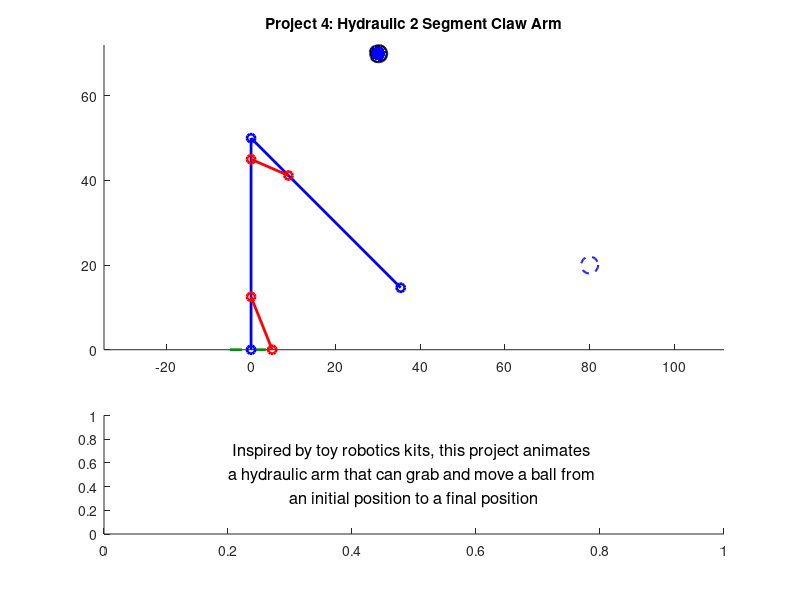

The MATLAB script that drew this image:
function [] = mechanism_Beard_Hall(initX, initY, finalX, finalY, speed)
%% Function Description
%{
This function mechanism_Beard_Hall takes inputs 
______ and animates a
hydraulic robotic claw arm that can move an object.


initX, initY: the initial x and y positions for the object to be moved
finalX, finalY: the position the object should be moved to.
speed: the animation speed, piston length change per second
%}


close all %closes any windows that are open still

%mechanism_Beard_Hall(beta1, beta2, beta3, beta4, speed, L, R0)

% TODO remove before submission but these are placeholders so we can easily
% test
if nargin < 4
        initX = 80;
        initY = 20;
        finalX = 30;
        finalY = 70;
        speed = 3;
    end

%TODO 
%{ 
TODO: add a paragraph explaining how to use the program, a 2 explaining 
how to use the program, along with any relevant background, such as how you
decided on any constant parameters (e.g. "we measured the link lengths from
this bench press on campus; see attached photo"). You may want some parameters
(e.g. some link lengths) to be input by the user, but you could provide default 
values. You get to decide.

Grades based off of:
- originality
- technical difficulty
- execution
- clarity of animation and how to use it
- good documentation

=======

%}

%=============================================================================
%% inputs and constraints

    % initX and initY, coordinates for the object to be moved from

    % finalX and finalY, coordinates for the object to be moved to

    % All coordinate inputs must fall within a semicircle with a radius of the arm's
    % maximum length, ie sum of hardcoded lengths for link 1 and link 2, and
    % both y coordinate inputs must be positive (might be a good idea to
    % have an offset equal to half the height of the movable object for
    % simple math)

%% plot elements:

    %{
    variable legend: 
    
    Given inputs: 
    initX, initY:   the initial x and y positions for the object to be moved
    finalX, finalY: the position the object should be moved to.
    speed:          the animation speed, rads/s of ___(whatever we consider the base link)____
    
        

    Defined within function:

    SCALAR  link1:  fixed length of link 1
    SCALAR  link2:  fixed length of link 2
    
    SCALAR  x0, y0: (fixed origin of link 1)
    

    ARRAY: x1, y1 (end of link 1, changing) 

    %}

% ground, both for the mechanism and maybe the lower limit of where the
% object can be moved to

% link 1, attached to ground

% link 2, attached to end of link 1, other end will be the bucket/claw/etc

% crank 1, input for link 1 angular position, slides along link 1 and is
% fixed to ground

% crank 2, input for link 2 angular position, slides along link 2 and is
% fixed to link 1

% movable object

% grabbing mechanism

% maybe some visual indicators of the initial and final positions (we could have pale dotted objects represent these positions and have the object itself in a brighter solid line colour)

%initialize fixed parameters
link1Lgth = 50;
pst1Link1 = link1Lgth*0.25; %point where piston 1 attaches to link 1 mesaured from ground
pst1Grnd = link1Lgth*0.1; %point where piston 1 attaches to ground measured as distance from arm base/origin
link2Lgth = 50;
pst2Link2 = link2Lgth*0.25; %point where piston 2 attaches to link 2 measured along link 2 from elbow
pst2Link1 = link1Lgth*0.1; %point where piston 2 attaches to link 1 measured along link 1 from elbow


%% PST2LINK1 WILL NEED TO BE SUBTRACTED FROM LINK 1 TO GET RIGHT LENGTH FOR THE PLOT

maxReach = link1Lgth + link2Lgth; %This length, as a diagonal, will be used to establish a square of acceptable coordinates?

%% Arrays, hard coded default position assumes link 1 points straight up and link 2 is at 0 radians from + x axis
%% for the following 2 arrays, first index is the piston or link number, and the second index is the specific position
%% 1 = default position, 2 = initial position of object, 3 = final position
%% Angles needed for calculating piston lengths
linkAng = [pi/2, 0, 0; -pi/4, 0, 0];
%% Piston lengths associated with default, initial, and final positions
pstKeyFrames = [sqrt(pst1Grnd^2+pst1Link1^2-2*pst1Grnd*pst1Link1*cos(linkAng(1,1))),0,0; sqrt(pst2Link1^2+pst2Link2^2-2*pst2Link1*pst2Link2*cos(linkAng(2,1))),0,0];

%% Arrays to be filled with frame specific angle or length data based on 
%% interpolation between values contained in the arrays above
linkPlotAng = zeros(2,0); %link angles
pstPlotLgth = zeros(2,0); %piston lengths
pstPlotAng = zeros(2,0); %piston angles

% Arrays to be filled with coordinate data
% 1st row is x coords, 2nd row is y coords, column is frame
pst1End = zeros(2,0);
pst2Start = zeros(2,0);
pst2End = zeros(2,0);
link1End = zeros(2,0);
link2End = zeros(2,0);

%% position states and motion

%the origin (fixed side of link 1)
x0 = 0;
y0 = 0;

%link 1 initial coordinates
x1(1) = x0; %TODO PLACEHOLDERS change to depend on angle
y1(1) = y0 + link1Lgth;

%link 2 coordinates
x2(1) = x1 + link2Lgth; %TODO PLACEHOLDERS change to depend on angle
y2(1) = y1;

% initial, moving free end of link 2 from default position to init
% coordinates specified by user

% final, moving links 1 and 2 such that the arm moves smoothly between init
% and final coordinates in a way that is physically possible

% return to default position, go from final position back to default
% position

%% Calculating initial and final position data (CURRENTLY FOR 1ST QUADRANT ONLY)
%% initial position
    %Convert init coordinates to a position vector
    iPosLgth = hypot(initX, initY);
    iPosAng = atan2(initY, initX); %apparently Atan takes y first
    %Calculate link angles from triangle made with init position vector
    linkAng(1,2) = acos((link1Lgth^2 + iPosLgth^2 - link2Lgth^2)/(2*link1Lgth*iPosLgth)) + iPosAng;
    linkAng(2,2) = acos((link1Lgth^2 + link2Lgth^2 - iPosLgth^2)/(2*link1Lgth*link2Lgth));
    %Calculate piston lengths
    pstKeyFrames(1,2) = sqrt(pst1Grnd^2+pst1Link1^2-2*pst1Grnd*pst1Link1*cos(linkAng(1,2)));
    pstKeyFrames(2,2) = sqrt(pst2Link1^2+pst2Link2^2-2*pst2Link1*pst2Link2*cos(linkAng(2,2)));
    
    %superfluous but keeping around just in case
    %{
    %Get the angle of link 2 relative to the positive x axis for plotting
    lnk2PltAng(2) = (link1Ang(2) - 180) + link2Ang(2);
    %Calculate piston angles for plotting
    pst1PltAng(2) = asin((pst1Link1*sin(link1Ang(2)))/pst1KeyFrames(2));
    pst2PltAng(2) = (link1Ang(2) - asin((pst2Link2*sin(link2Ang(2)))/pst2KeyFrames(2))); %relative to positive x axis
    %}
    
%% final position
    %Convert init coordinates to a position vector
    fPosLgth = hypot(finalX, finalY);
    fPosAng = atan2(finalY, finalX);

    %Calculate link angles from triangle made with init position vector
    linkAng(1,3) = acos((link1Lgth^2 + fPosLgth^2 - link2Lgth^2)/(2*link1Lgth*fPosLgth)) + fPosAng;
    linkAng(2,3) = acos((link1Lgth^2 + link2Lgth^2 - fPosLgth^2)/(2*link1Lgth*link2Lgth));

    %Calculate piston lengths
    pstKeyFrames(1,3) = sqrt(pst1Grnd^2+pst1Link1^2-2*pst1Grnd*pst1Link1*cos(linkAng(1,3)));
    pstKeyFrames(2,3) = sqrt(pst2Link1^2+pst2Link2^2-2*pst2Link1*pst2Link2*cos(linkAng(2,3)));
    
    %superfluous but want to keep around just in case
    %{
    %Get the angle of link 2 relative to the positive x axis for plotting
    link2PltAng(3) = (link1Ang(3) - 180) + link2Ang(3);
    %Calculate piston angles for plotting
    pst1PltAng(3) = asin((pst1Link1*sin(link1Ang(3)))/pst1KeyFrames(3));
    pst2PltAng(3) = (link1Ang(3) - asin((pst2Link2*sin(link2Ang(3)))/pst2KeyFrames(2))); %relative to positive x axis
    %}
   
%% Creating frames for animation
    fps = 60; %frames per second [frames/second]
    pstFrameStep = speed/60; %piston length change per frame    


    %% defualt to initial

    %initialize the first frame for this motion
    pstPlotLgth(1,1) = pstKeyFrames(1,1);
    pstPlotLgth(2,1) = pstKeyFrames(2,1);

    %Calculate total required frames based on which piston needs more steps
    %to get into the new position
    diTotal = ceil(max(abs((pstKeyFrames(1,2) - pstKeyFrames(1,1))/pstFrameStep), abs((pstKeyFrames(2,2) - pstKeyFrames(2,1))/pstFrameStep)));
  
    %once for each piston
    for i = 1:2 
        %for tracking when pistons are done moving to the new position
        pstDone = false;
        %for determining whether to increase or decrease a piston
        if pstKeyFrames(i,1) < pstKeyFrames(i,2) %Increase the value if initial is greater than default position
            sign = 1;
        elseif pstKeyFrames(i,1) > pstKeyFrames(i,2) %decrease the value if initial is less than default position
            sign = -1;
        else
            sign = 0;
        end
        %for each frame in the current motion
        for j = 2:diTotal
            %If the current piston isn't in its final position
            if pstDone == false
                %change the position by the step size in the determined
                %direction
                pstPlotLgth(i,j) = pstPlotLgth(i,(j-1)) + pstFrameStep*sign;
            else
                %set the current frame to the same position as the last
                %frame
                pstPlotLgth(i,j) = pstPlotLgth(i,j-1);
            end
            %if current frame's position is within a step size of the
            %initial position
            if abs(pstPlotLgth(i,j) - pstKeyFrames(i,2)) < pstFrameStep
                %Stop moving this piston during this motion
                pstDone = true;
            end
        end
    end

    %% initial to final
    
    %Calculate total required frames based on which piston needs more steps
    %to get into the new position
    ifTotal = ceil(max(abs((pstKeyFrames(1,3) - pstKeyFrames(1,2))/pstFrameStep), abs((pstKeyFrames(2,3) - pstKeyFrames(2,2))/pstFrameStep)));

    %once for each piston
    for i = 1:2 
        %for tracking when pistons are done moving to the new position
        pstDone = false;
        %for determining whether to increase or decrease a piston
        if pstKeyFrames(i,2) < pstKeyFrames(i,3) %Increase the value if final is greater than initial position
            sign = 1;
        elseif pstKeyFrames(i,2) > pstKeyFrames(i,3) %decrease the value if final is less than initial position
            sign = -1;
        else
            sign = 0;
        end
        %for each frame in the current motion
        for j = (diTotal + 1):(diTotal + ifTotal)
            %If the current piston isn't in its final position
            if pstDone == false
                %change the position by the step size in the determined
                %direction
                pstPlotLgth(i,j) = pstPlotLgth(i,(j-1)) + pstFrameStep*sign;
            else
                %set the current frame to the same position as the last
                %frame
                pstPlotLgth(i,j) = pstPlotLgth(i,j-1);
            end
            %if current frame's position is within a step size of the
            %initial position
            if abs(pstPlotLgth(i,j) - pstKeyFrames(i,3)) < pstFrameStep
                %Stop moving this piston during this motion
                pstDone = true;
            end
        end
    end

    %% final back to default

    %Calculate total required frames based on which piston needs more steps
    %to get into the new position
    fdTotal = ceil(max(abs((pstKeyFrames(1,1) - pstKeyFrames(1,3))/pstFrameStep), abs((pstKeyFrames(2,1) - pstKeyFrames(2,3))/pstFrameStep)));
 
    %once for each piston
    for i = 1:2 
        %for tracking when pistons are done moving to the new position
        pstDone = false;
        %for determining whether to increase or decrease a piston
        if pstKeyFrames(i,3) < pstKeyFrames(i,1) %Increase the value if default is greater than final position
            sign = 1;
        elseif pstKeyFrames(i,3) > pstKeyFrames(i,1) %decrease the value if default is less than final position
            sign = -1;
        else
            sign = 0;
        end
        %for each frame in the current motion
        for j = (diTotal + ifTotal + 1):(diTotal + ifTotal + fdTotal)
            %If the current piston isn't in its final position
            if pstDone == false
                %change the position by the step size in the determined
                %direction
                pstPlotLgth(i,j) = pstPlotLgth(i,(j-1)) + pstFrameStep*sign;
            else
                %set the current frame to the same position as the last
                %frame
                pstPlotLgth(i,j) = pstPlotLgth(i,j-1);
            end
            %if current frame's position is within a step size of the
            %initial position
            if abs(pstPlotLgth(i,j) - pstKeyFrames(i,1)) < pstFrameStep
                %Stop moving this piston during this motion
                pstDone = true;
            end
        end
    end
    
    %Calculate angles of all plot elements relative to positive x axis for each
    %frame based on piston lengths
    for i = 1:length(pstPlotLgth)
        pstPlotAng(1,i) = pi - acos((pstPlotLgth(1,i)^2+pst1Grnd^2-pst1Link1^2)/(2*pstPlotLgth(1,i)*pst1Grnd));
        linkPlotAng(1,i) = acos((pst1Link1^2+pst1Grnd^2-pstPlotLgth(1,i)^2)/(2*pst1Link1*pst1Grnd));
        pstPlotAng(2,i) = linkPlotAng(1,i) - acos((pst2Link1^2+pstPlotLgth(2,i)^2-pst2Link2^2)/(2*pst2Link1*pstPlotLgth(2,i)));
        linkPlotAng(2,i) = (linkPlotAng(1,i) - pi) + acos((pst2Link1^2+pst2Link2^2-pstPlotLgth(2,i)^2)/(2*pst2Link1*pst2Link2));
    end

    %calculate per frame plot element coordinates
    for i = 1:length(pstPlotLgth)

        %coordinates of the end of link 1
        link1End(1,i) = link1Lgth*cos(linkPlotAng(1,i));
        link1End(2,i) = link1Lgth*sin(linkPlotAng(1,i));
        
        %coordinates of the end of link 2
        link2End(1,i) = link1Lgth*cos(linkPlotAng(1,i)) + link2Lgth*cos(linkPlotAng(2,i));
        link2End(2,i) = link1Lgth*sin(linkPlotAng(1,i)) + link2Lgth*sin(linkPlotAng(2,i));
        
        
        %coordinates of the end of piston 1, start is fixed at (pst1Grnd, 0)
        pst1End(1,i) = pstPlotLgth(1,i)*cos(pstPlotAng(1,i)) + pst1Grnd;
        pst1End(2,i) = pstPlotLgth(1,i)*sin(pstPlotAng(1,i));
        
        %coordinates of the start of piston 2 along link 1
        pst2Start(1,i) = (link1Lgth - pst2Link1)*cos(linkPlotAng(1,i));
        pst2Start(2,i) = (link1Lgth - pst2Link1)*sin(linkPlotAng(1,i));
        
        %coordinates of the end of piston 2 along link 2
        pst2End(1,i) = (link1Lgth - pst2Link1)*cos(linkPlotAng(1,i)) + pstPlotLgth(2,i)*cos(pstPlotAng(2,i));
        pst2End(2,i) = (link1Lgth - pst2Link1)*sin(linkPlotAng(1,i)) + pstPlotLgth(2,i)*sin(pstPlotAng(2,i));
    end
%% using the calculated values for the obj position array

    %% movable object initialisation
    
    
    %moveable object parameters:
    radius = 2; 
    
    %grabbing num of frames
    num_frames = length(pstPlotLgth);
    
    %initialising positions for ball
    objX = zeros(1, num_frames);
    objY = zeros(1, num_frames);

    %object stays at initial position till picked up
    objX(1:diTotal) = initX;
    objY(1:diTotal) = initY;

    
    %object follows link 2 end coordinates from initial to final
    carry_frames = (diTotal + 1):(diTotal + ifTotal); %frame indices for following link 2
    objX(carry_frames) = link2End(1, carry_frames);
    objY(carry_frames) = link2End(2, carry_frames);

    %obj stays at final position 
    drop_frames = (diTotal + ifTotal + 1):num_frames; %frame indices for final position
    objX(drop_frames) = objX(diTotal + ifTotal);
    objY(drop_frames) = objY(diTotal + ifTotal);
    

    %position matrix for rectangle object acting as ball
    obj_pos = [objX - radius; objY - radius; repmat(2*radius, 1, num_frames); repmat(2*radius, 1, num_frames)];
    size(obj_pos)


    %% Possible constraints
%{
    1. Position of ends of link 1 and link 2 must always be in the first 2
    quadrants relative to the origin where link 1 attached to the ground
    2. Input angle for crank 1 must be between 0 and pi rads, while crank 2
    can rotate between 0 and 2 pi rads (one-way or both ways)
    3. Links will only move one at a time
%}




%% Animations
% TODO: move code below this up only when variables are needed further up

%% Creating Figure
% figure('Position', [100, 100, 1200, 600]) %makes the empty figure for the animation
    clf %clears figure if this function is run multiple times in a row
    set(gcf, 'Color', '#D3E2E8'); %makes the background blue


ax1 = subplot(3, 1, [1 2]); %adds the plot, maybe leaving space for a text box at (2 1 2) that can explain ?
hold on %allows everything here to be added to same figure

title('Project 4: Hydraulic 2 Segment Claw Arm');


axis equal % sets axes to equal

    % Initial frame
    
        %plot object handles
            ground = line([(x0 -5) (x0+5)],[0 0],'linewidth', 2,'color','#0C8A11', 'LineStyle', '--'); %plot object for ground, does not need updating per frame

            links = plot([x0 link1End(1,1) link2End(1,1)],[y0 link1End(2,1) link2End(2,1)],'-o','linewidth',2, 'Color', 'b'); %plot obejct for rocker arm, spans from p0-p3
            
            piston1 = plot([pst1Grnd pst1End(1,1)],[0 pst1End(2,1)],'-o','linewidth',2, 'Color', 'r'); %plots piston connected to ground

            piston2 = plot([pst2Start(1,1) pst2End(1,1)],[pst2Start(2,1) pst2End(2,1)],'-o','linewidth',2, 'Color', 'r'); %plots piston at link elbow
            
            % initial and final object positions: (should not move)
             init_object = rectangle('Position', [initX - radius, initY - radius, 2*radius, 2*radius],...
                 'Curvature', [1 1], 'FaceColor', 'w', 'EdgeColor', 'b', 'LineWidth', 1.5, 'LineStyle', '--');

             final_object = rectangle('Position', [finalX - radius, finalY - radius, 2*radius, 2*radius],...
                 'Curvature', [1 1], 'FaceColor', 'w', 'EdgeColor', 'b', 'LineWidth', 1.5, 'LineStyle', '--');

            % moveable object
            m_object = rectangle('Position', obj_pos(:, 1),...
                 'Curvature', [1 1], 'FaceColor', 'b', 'EdgeColor', 'k', 'LineWidth', 1.5);


 ax2 = subplot(3, 1, 3); %text box


        str = {'Inspired by toy robotics kits, this project animates ',... ...
            'a hydraulic arm that can grab and move a ball from ',...
            'an initial position to a final position',...
            };
        
        text(0.5, 0.5, str, ...
            'HorizontalAlignment', 'center', ...
            'VerticalAlignment', 'middle', ...
            'FontSize', 12);
                    
        hold off


%% Frame updates for both plots

    timestep = 1/fps; % fps inverted gives seconds per frame
    for i = 2:length(pstPlotLgth)
        pause(timestep) %shows previous frame for timestep length
                
        %sets objects to next position
        %set(link4,'XData',[x0 x3(n)],'YData',[y0 y3(n)]);   %error in cases
        set(links,'XData',[x0 link1End(1,i) link2End(1,i)],'YData',[y0 link1End(2,i) link2End(2,i)]);
        set(piston1,'XData',[pst1Grnd pst1End(1,i)],'YData',[0 pst1End(2,i)]);
        set(piston2,'XData',[pst2Start(1,i) pst2End(1,i)],'YData',[pst2Start(2,i) pst2End(2,i)]);

        set(m_object, 'Position', obj_pos(:, i));

    end %update end

end %function end
